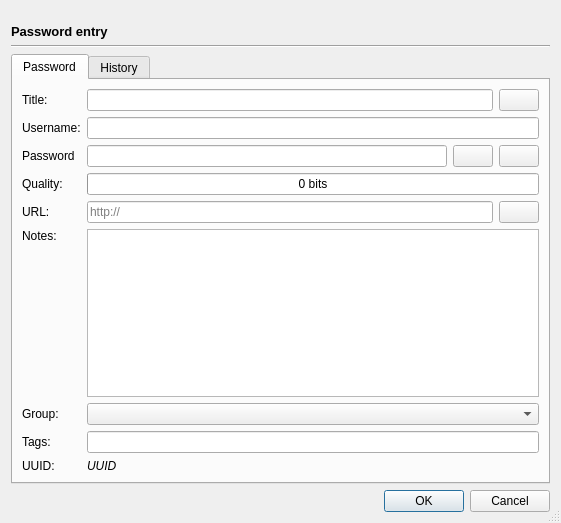
<?xml version="1.0" encoding="UTF-8"?>
<ui version="4.0">
 <class>DialogPasswordEnty</class>
 <widget class="QDialog" name="DialogPasswordEnty">
  <property name="windowModality">
   <enum>Qt::ApplicationModal</enum>
  </property>
  <property name="geometry">
   <rect>
    <x>0</x>
    <y>0</y>
    <width>561</width>
    <height>523</height>
   </rect>
  </property>
  <property name="windowTitle">
   <string>Add password entry</string>
  </property>
  <property name="sizeGripEnabled">
   <bool>true</bool>
  </property>
  <property name="modal">
   <bool>true</bool>
  </property>
  <layout class="QVBoxLayout" name="verticalLayout">
   <item>
    <spacer name="verticalSpacer">
     <property name="orientation">
      <enum>Qt::Vertical</enum>
     </property>
     <property name="sizeHint" stdset="0">
      <size>
       <width>20</width>
       <height>40</height>
      </size>
     </property>
    </spacer>
   </item>
   <item>
    <widget class="QLabel" name="label_13">
     <property name="font">
      <font>
       <pointsize>10</pointsize>
       <weight>75</weight>
       <bold>true</bold>
      </font>
     </property>
     <property name="text">
      <string>Password entry</string>
     </property>
    </widget>
   </item>
   <item>
    <widget class="Line" name="line_2">
     <property name="orientation">
      <enum>Qt::Horizontal</enum>
     </property>
    </widget>
   </item>
   <item>
    <widget class="QTabWidget" name="tabWidget">
     <property name="enabled">
      <bool>true</bool>
     </property>
     <property name="currentIndex">
      <number>0</number>
     </property>
     <widget class="QWidget" name="tabMain">
      <attribute name="icon">
       <iconset resource="../../resources/resource.qrc">
        <normaloff>:/icons_black/icons_black/passwprd_black.png</normaloff>:/icons_black/icons_black/passwprd_black.png</iconset>
      </attribute>
      <attribute name="title">
       <string>Password</string>
      </attribute>
      <layout class="QGridLayout" name="gridLayout_2">
       <item row="11" column="0">
        <widget class="QLabel" name="label_10">
         <property name="sizePolicy">
          <sizepolicy hsizetype="Fixed" vsizetype="Preferred">
           <horstretch>0</horstretch>
           <verstretch>0</verstretch>
          </sizepolicy>
         </property>
         <property name="text">
          <string>UUID:</string>
         </property>
        </widget>
       </item>
       <item row="3" column="0">
        <widget class="QLabel" name="label_3">
         <property name="sizePolicy">
          <sizepolicy hsizetype="Fixed" vsizetype="Preferred">
           <horstretch>0</horstretch>
           <verstretch>0</verstretch>
          </sizepolicy>
         </property>
         <property name="text">
          <string>Password</string>
         </property>
        </widget>
       </item>
       <item row="7" column="0">
        <widget class="QLabel" name="label_5">
         <property name="sizePolicy">
          <sizepolicy hsizetype="Fixed" vsizetype="Preferred">
           <horstretch>0</horstretch>
           <verstretch>0</verstretch>
          </sizepolicy>
         </property>
         <property name="text">
          <string>URL:</string>
         </property>
        </widget>
       </item>
       <item row="3" column="3">
        <widget class="QPushButton" name="buttonPwdShow">
         <property name="sizePolicy">
          <sizepolicy hsizetype="Fixed" vsizetype="Fixed">
           <horstretch>0</horstretch>
           <verstretch>0</verstretch>
          </sizepolicy>
         </property>
         <property name="text">
          <string/>
         </property>
         <property name="icon">
          <iconset resource="../../resources/resource.qrc">
           <normaloff>:/icons_black/icons_black/visible_black.png</normaloff>:/icons_black/icons_black/visible_black.png</iconset>
         </property>
         <property name="checkable">
          <bool>true</bool>
         </property>
         <property name="checked">
          <bool>false</bool>
         </property>
        </widget>
       </item>
       <item row="8" column="0">
        <widget class="QLabel" name="label_6">
         <property name="sizePolicy">
          <sizepolicy hsizetype="Fixed" vsizetype="Preferred">
           <horstretch>0</horstretch>
           <verstretch>0</verstretch>
          </sizepolicy>
         </property>
         <property name="text">
          <string>Notes:</string>
         </property>
         <property name="alignment">
          <set>Qt::AlignLeading|Qt::AlignLeft|Qt::AlignTop</set>
         </property>
        </widget>
       </item>
       <item row="2" column="0">
        <widget class="QLabel" name="label_2">
         <property name="sizePolicy">
          <sizepolicy hsizetype="Fixed" vsizetype="Preferred">
           <horstretch>0</horstretch>
           <verstretch>0</verstretch>
          </sizepolicy>
         </property>
         <property name="text">
          <string>Username:</string>
         </property>
        </widget>
       </item>
       <item row="6" column="0">
        <widget class="QLabel" name="label_4">
         <property name="sizePolicy">
          <sizepolicy hsizetype="Fixed" vsizetype="Preferred">
           <horstretch>0</horstretch>
           <verstretch>0</verstretch>
          </sizepolicy>
         </property>
         <property name="text">
          <string>Quality:</string>
         </property>
        </widget>
       </item>
       <item row="0" column="0">
        <widget class="QLabel" name="label">
         <property name="sizePolicy">
          <sizepolicy hsizetype="Fixed" vsizetype="Preferred">
           <horstretch>0</horstretch>
           <verstretch>0</verstretch>
          </sizepolicy>
         </property>
         <property name="text">
          <string>Title:</string>
         </property>
        </widget>
       </item>
       <item row="9" column="0">
        <widget class="QLabel" name="label_9">
         <property name="sizePolicy">
          <sizepolicy hsizetype="Fixed" vsizetype="Preferred">
           <horstretch>0</horstretch>
           <verstretch>0</verstretch>
          </sizepolicy>
         </property>
         <property name="text">
          <string>Group:</string>
         </property>
        </widget>
       </item>
       <item row="3" column="1" colspan="2">
        <widget class="QLineEdit" name="textPassword">
         <property name="echoMode">
          <enum>QLineEdit::Password</enum>
         </property>
        </widget>
       </item>
       <item row="10" column="0">
        <widget class="QLabel" name="label_7">
         <property name="sizePolicy">
          <sizepolicy hsizetype="Fixed" vsizetype="Preferred">
           <horstretch>0</horstretch>
           <verstretch>0</verstretch>
          </sizepolicy>
         </property>
         <property name="text">
          <string>Tags:</string>
         </property>
        </widget>
       </item>
       <item row="3" column="4">
        <widget class="QPushButton" name="buttonGenerator">
         <property name="sizePolicy">
          <sizepolicy hsizetype="Fixed" vsizetype="Fixed">
           <horstretch>0</horstretch>
           <verstretch>0</verstretch>
          </sizepolicy>
         </property>
         <property name="toolTip">
          <string>Open password generator</string>
         </property>
         <property name="text">
          <string/>
         </property>
         <property name="icon">
          <iconset resource="../../resources/resource.qrc">
           <normaloff>:/icons_black/icons_black/password2_black.png</normaloff>:/icons_black/icons_black/password2_black.png</iconset>
         </property>
        </widget>
       </item>
       <item row="2" column="1" colspan="4">
        <widget class="QLineEdit" name="textUsername"/>
       </item>
       <item row="6" column="1" colspan="4">
        <widget class="QProgressBar" name="progressBar">
         <property name="maximum">
          <number>128</number>
         </property>
         <property name="value">
          <number>0</number>
         </property>
         <property name="alignment">
          <set>Qt::AlignRight|Qt::AlignTrailing|Qt::AlignVCenter</set>
         </property>
         <property name="textVisible">
          <bool>true</bool>
         </property>
         <property name="invertedAppearance">
          <bool>false</bool>
         </property>
         <property name="textDirection">
          <enum>QProgressBar::TopToBottom</enum>
         </property>
         <property name="format">
          <string>%v bits</string>
         </property>
        </widget>
       </item>
       <item row="7" column="4">
        <widget class="QPushButton" name="buttonOpenUrl">
         <property name="sizePolicy">
          <sizepolicy hsizetype="Fixed" vsizetype="Fixed">
           <horstretch>0</horstretch>
           <verstretch>0</verstretch>
          </sizepolicy>
         </property>
         <property name="toolTip">
          <string>Open URL</string>
         </property>
         <property name="text">
          <string/>
         </property>
         <property name="icon">
          <iconset resource="../../resources/resource.qrc">
           <normaloff>:/icons_black/icons_black/external_link2_black.png</normaloff>:/icons_black/icons_black/external_link2_black.png</iconset>
         </property>
        </widget>
       </item>
       <item row="7" column="1" colspan="3">
        <widget class="QLineEdit" name="textUrl">
         <property name="inputMask">
          <string/>
         </property>
         <property name="frame">
          <bool>true</bool>
         </property>
         <property name="placeholderText">
          <string>http://</string>
         </property>
        </widget>
       </item>
       <item row="8" column="1" colspan="4">
        <widget class="QTextEdit" name="textNotes"/>
       </item>
       <item row="0" column="4">
        <widget class="QPushButton" name="buttonAddIcon">
         <property name="sizePolicy">
          <sizepolicy hsizetype="Fixed" vsizetype="Fixed">
           <horstretch>0</horstretch>
           <verstretch>0</verstretch>
          </sizepolicy>
         </property>
         <property name="text">
          <string/>
         </property>
         <property name="icon">
          <iconset resource="../../resources/resource.qrc">
           <normaloff>:/icons_black/icons_black/key2_black.png</normaloff>:/icons_black/icons_black/key2_black.png</iconset>
         </property>
        </widget>
       </item>
       <item row="9" column="1" colspan="4">
        <widget class="QComboBox" name="textGroup"/>
       </item>
       <item row="10" column="1" colspan="4">
        <widget class="QLineEdit" name="textTags"/>
       </item>
       <item row="11" column="1" colspan="4">
        <widget class="QLabel" name="labeluuid">
         <property name="font">
          <font>
           <italic>true</italic>
          </font>
         </property>
         <property name="text">
          <string>UUID</string>
         </property>
        </widget>
       </item>
       <item row="0" column="1" colspan="3">
        <widget class="QLineEdit" name="textTitle"/>
       </item>
      </layout>
     </widget>
     <widget class="QWidget" name="tabHistory">
      <attribute name="icon">
       <iconset resource="../../resources/resource.qrc">
        <normaloff>:/icons_black/icons_black/last6hours_black.png</normaloff>:/icons_black/icons_black/last6hours_black.png</iconset>
      </attribute>
      <attribute name="title">
       <string>History</string>
      </attribute>
      <layout class="QGridLayout" name="gridLayout_3">
       <item row="1" column="0" colspan="2">
        <widget class="QWidget" name="widget" native="true">
         <layout class="QGridLayout" name="gridLayout">
          <item row="0" column="0">
           <widget class="QPushButton" name="buttonArchive">
            <property name="toolTip">
             <string>Add to history</string>
            </property>
            <property name="text">
             <string>Bookmark</string>
            </property>
            <property name="icon">
             <iconset resource="../../resources/resource.qrc">
              <normaloff>:/icons_black/icons_black/bookmark2_black.png</normaloff>:/icons_black/icons_black/bookmark2_black.png</iconset>
            </property>
           </widget>
          </item>
          <item row="0" column="1">
           <widget class="QPushButton" name="buttonRestore">
            <property name="text">
             <string>Restore</string>
            </property>
            <property name="icon">
             <iconset resource="../../resources/resource.qrc">
              <normaloff>:/icons_black/icons_black/replace_black.png</normaloff>:/icons_black/icons_black/replace_black.png</iconset>
            </property>
           </widget>
          </item>
          <item row="0" column="2">
           <widget class="QPushButton" name="buttonRemoveFromArchive">
            <property name="text">
             <string>Remove</string>
            </property>
            <property name="icon">
             <iconset resource="../../resources/resource.qrc">
              <normaloff>:/icons_black/icons_black/delete_black.png</normaloff>:/icons_black/icons_black/delete_black.png</iconset>
            </property>
           </widget>
          </item>
          <item row="0" column="3">
           <spacer name="horizontalSpacer">
            <property name="orientation">
             <enum>Qt::Horizontal</enum>
            </property>
            <property name="sizeHint" stdset="0">
             <size>
              <width>40</width>
              <height>20</height>
             </size>
            </property>
           </spacer>
          </item>
         </layout>
        </widget>
       </item>
       <item row="3" column="1">
        <widget class="QDateTimeEdit" name="dateCreated">
         <property name="readOnly">
          <bool>true</bool>
         </property>
         <property name="buttonSymbols">
          <enum>QAbstractSpinBox::NoButtons</enum>
         </property>
         <property name="currentSection">
          <enum>QDateTimeEdit::YearSection</enum>
         </property>
         <property name="displayFormat">
          <string>yyyy-MM-dd HH:mm:ss</string>
         </property>
        </widget>
       </item>
       <item row="3" column="0">
        <widget class="QLabel" name="label_11">
         <property name="sizePolicy">
          <sizepolicy hsizetype="Fixed" vsizetype="Preferred">
           <horstretch>0</horstretch>
           <verstretch>0</verstretch>
          </sizepolicy>
         </property>
         <property name="text">
          <string>Date created:</string>
         </property>
        </widget>
       </item>
       <item row="4" column="1">
        <widget class="QDateTimeEdit" name="dateModified">
         <property name="readOnly">
          <bool>true</bool>
         </property>
         <property name="buttonSymbols">
          <enum>QAbstractSpinBox::NoButtons</enum>
         </property>
         <property name="displayFormat">
          <string>yyyy-MM-dd HH:mm:ss</string>
         </property>
        </widget>
       </item>
       <item row="5" column="1">
        <widget class="QDateTimeEdit" name="dateExpire">
         <property name="enabled">
          <bool>false</bool>
         </property>
         <property name="displayFormat">
          <string>yyyy-MM-dd HH:mm:ss</string>
         </property>
         <property name="calendarPopup">
          <bool>true</bool>
         </property>
        </widget>
       </item>
       <item row="0" column="0" colspan="2">
        <widget class="QTableView" name="tableHistory">
         <property name="editTriggers">
          <set>QAbstractItemView::NoEditTriggers</set>
         </property>
         <property name="selectionMode">
          <enum>QAbstractItemView::ExtendedSelection</enum>
         </property>
         <property name="selectionBehavior">
          <enum>QAbstractItemView::SelectRows</enum>
         </property>
         <attribute name="verticalHeaderDefaultSectionSize">
          <number>23</number>
         </attribute>
        </widget>
       </item>
       <item row="4" column="0">
        <widget class="QLabel" name="label_12">
         <property name="sizePolicy">
          <sizepolicy hsizetype="Fixed" vsizetype="Preferred">
           <horstretch>0</horstretch>
           <verstretch>0</verstretch>
          </sizepolicy>
         </property>
         <property name="text">
          <string>Date modified:</string>
         </property>
        </widget>
       </item>
       <item row="2" column="0" colspan="2">
        <widget class="Line" name="line">
         <property name="orientation">
          <enum>Qt::Horizontal</enum>
         </property>
        </widget>
       </item>
       <item row="5" column="0">
        <widget class="QCheckBox" name="checkExpire">
         <property name="sizePolicy">
          <sizepolicy hsizetype="Fixed" vsizetype="Fixed">
           <horstretch>0</horstretch>
           <verstretch>0</verstretch>
          </sizepolicy>
         </property>
         <property name="text">
          <string>Date expire:</string>
         </property>
        </widget>
       </item>
      </layout>
     </widget>
    </widget>
   </item>
   <item>
    <widget class="QDialogButtonBox" name="buttonBox">
     <property name="orientation">
      <enum>Qt::Horizontal</enum>
     </property>
     <property name="standardButtons">
      <set>QDialogButtonBox::Cancel|QDialogButtonBox::Ok</set>
     </property>
    </widget>
   </item>
  </layout>
 </widget>
 <tabstops>
  <tabstop>textTitle</tabstop>
  <tabstop>textUsername</tabstop>
  <tabstop>textPassword</tabstop>
  <tabstop>textUrl</tabstop>
  <tabstop>textNotes</tabstop>
  <tabstop>textTags</tabstop>
  <tabstop>buttonPwdShow</tabstop>
 </tabstops>
 <resources>
  <include location="../../resources/resource.qrc"/>
 </resources>
 <connections>
  <connection>
   <sender>buttonBox</sender>
   <signal>accepted()</signal>
   <receiver>DialogPasswordEnty</receiver>
   <slot>accept()</slot>
   <hints>
    <hint type="sourcelabel">
     <x>248</x>
     <y>254</y>
    </hint>
    <hint type="destinationlabel">
     <x>157</x>
     <y>274</y>
    </hint>
   </hints>
  </connection>
  <connection>
   <sender>buttonBox</sender>
   <signal>rejected()</signal>
   <receiver>DialogPasswordEnty</receiver>
   <slot>reject()</slot>
   <hints>
    <hint type="sourcelabel">
     <x>316</x>
     <y>260</y>
    </hint>
    <hint type="destinationlabel">
     <x>286</x>
     <y>274</y>
    </hint>
   </hints>
  </connection>
 </connections>
</ui>
